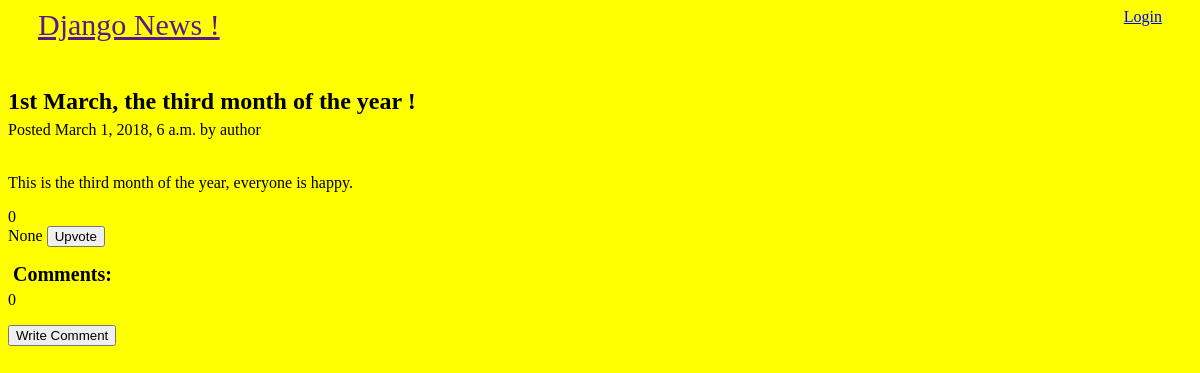
The app's page /topics/1st-march, older data.
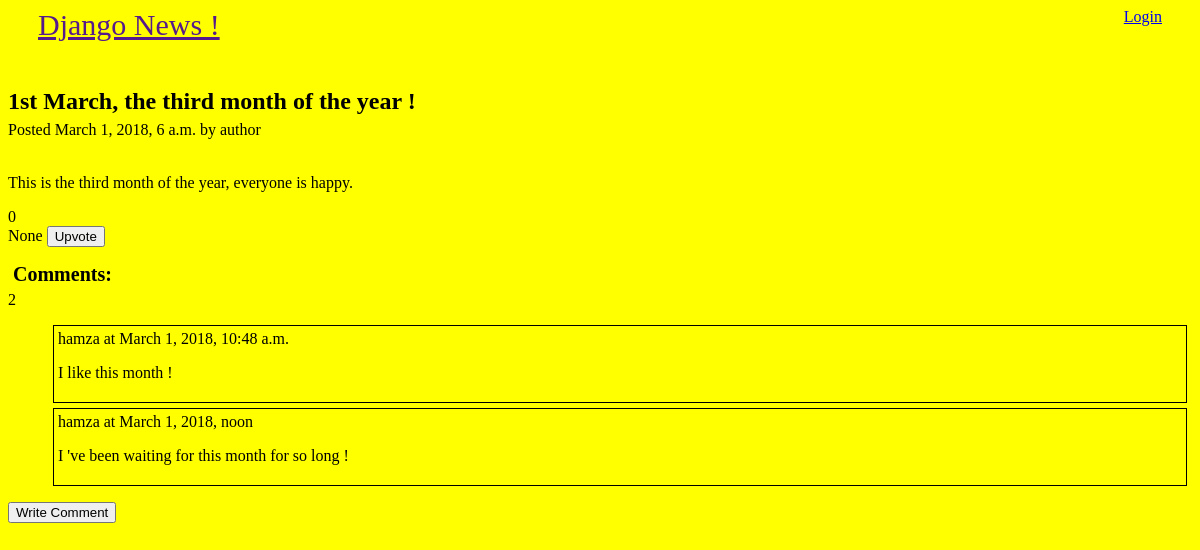
The same page, newer data.
### topics/models.py (models this page shows, shortened)
class Topic(models.Model):
    published_at = models.DateTimeField(blank=False, null=False)
    title = models.CharField(blank=False, null=False, max_length=100)
    slug = models.CharField(blank=False, null=False, max_length=100)
    content = models.TextField(blank=False, null=False)
    author = models.ForeignKey(User, on_delete=models.CASCADE, verbose_name='author of the Topic')
    class Meta:
        db_table = 'topics'
        ordering = ['published_at']

class Comment(models.Model):
    published_at = models.DateTimeField(blank=False, null=False, default=timezone.now())
    content = models.TextField(blank=False, null=False)
    topic = models.ForeignKey(Topic, on_delete=models.CASCADE, related_name='comments', verbose_name='related Topic')
    author = models.ForeignKey(User, on_delete=models.CASCADE, verbose_name='author of the comment')
    class Meta:
        db_table = 'comments'

### topics/views.py (the view)
# urls.py: path('<str:slug>', views.detail_topic, name='detail_topic'),
def detail_topic(request, slug=''):
    try:
        assert len(slug) > 0
        res = Topic.objects.filter(slug=slug)
        assert len(res) == 1
    except AssertionError:
        raise Http404("Article Not Found !")
    topic = res[0]
    return render(request, 'topics/detail.html',{
            'title': topic.title,
            'published_at': topic.published_at ,
            'content': topic.content,
            'id': topic.id,
            'comments': topic.comments.all(),
            'nbr_upvotes': len(topic.upvotes.all()),
            'nbr_comments': len(topic.comments.all()),
            'comment_form': None if request.user.is_authenticated == False else CommentForm(),
            'upvote_form': None if request.user.is_authenticated == False else UpvoteForm() })

### djangonews/templates/topics/detail.html (shortened to what this page needs)
{% extends 'base.html' %}
{% block content %}
<div class="topic-detail-wrapper">
    <article class="topic-detail">
        <header>
            <h1 class="title">{{ title }}</h1>
            <div class="detail">
                <span class="date">Posted {{ published_at}} by author</span>
            </div>
        </header>
        <div class="content">
            <p>
                {{ content }}
            </p>
        </div>
    </article>
    <section class="upvotes">
        <div>
            <span>{{ nbr_upvotes }}</span>
            <span class="upvote">
                <form action="{% url 'upvote_topic' id_topic=id %}" method="post">
                    {{ upvote_form }}
                    <button>Upvote</button>
                </form>
            </span>
        </div>
    </section>
    <section class="comments">
        <h4 class="title">Comments:</h4>
        <span>{{ nbr_comments }}</span>
        <ul>
            {% for c in comments %}
            <li>
                <div class="comment">
                    <header>
                        <span>{{ c.author }} at {{ c.published_at }}</span>
                    </header>
                    <div class="content">
                        <p> {{ c.content }} </p>
                    </div>
                </div>
            </li>
            {% endfor %}
        </ul>
        <button class="write-com-btn" onclick="toggleCommentBox()">Write Comment</button>
    </section>
</div>
{% endblock %}

### djangonews/templates/base.html (shortened to what this page needs)
{% load staticfiles %}
<!DOCTYPE>
<html>
    <head>
        <link href="{% static 'topics/styles/main.css' %}" rel="stylesheet">
    </head>
    <body>
        <header class="base_header">
            <div class="logo">
                <a href="">Django News !</a>
            </div>
            <div class="profile">
                {% if user.is_authenticated %}
                    <span>Welcome {{ user.get_username }} ! </span>
                    <a href="{% url 'user_logout' %}">Logout</a>
                {% else %}
                    <a href="{% url 'user_login' %}">Login</a>
                {% endif %}
            </div>
        </header>
        <main>
            {% block content %}
            {% endblock %}
        </main>
    </body>
</html>

### topics/static/topics/styles/main.css (style rules this page uses)
body { background-color: yellow; }
button { cursor: pointer; }
header.base_header { height: 60px; }
header.base_header .logo { display: inline-block; float: left; font-size: 30px; margin-left: 30px; }
header.base_header .profile { display: inline-block; float: right; margin-right: 30px; }
.topic-detail-wrapper .topic-detail header .title { margin-bottom: 6px; }
.topic-detail-wrapper .topic-detail header .detail span { display: block; }
.topic-detail-wrapper .topic-detail .content { margin-top: 35px; }
.topic-detail-wrapper .comments .title { font-size: 20px; margin: 5px; }
.topic-detail-wrapper .comments ul { list-style-type: none; }
.topic-detail-wrapper .comments .comment { border: 1px solid black; margin: 5px; padding: 4px; }

Row changes from the older to the newer data that the page shows:
added Comment: author "hamza", published_at "March 1, 2018, 10:48 a.m.", content "I like this month !"
added Comment: author "hamza", published_at "March 1, 2018, noon", content "I 've been waiting for this month for so long !"
Text that changed along with them:
{{ nbr_comments }}: "0" → "2"
